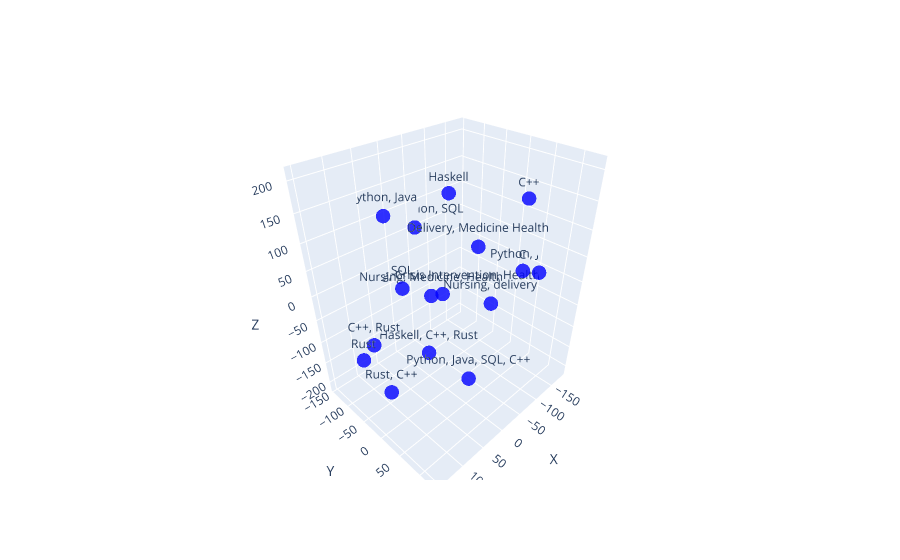

This figure's notebook cell:
### Code cell
fig = go.Figure(data=[go.Scatter3d(
    x=embeddings_3d[:, 0],
    y=embeddings_3d[:, 1],
    z=embeddings_3d[:, 2],
    mode='markers+text',
    text=sentences,
    textposition='top center',
    marker=dict(
        size=5,
        color='blue',
        opacity=0.8
    )
)])

fig.update_layout(scene=dict(
    xaxis_title='X',
    yaxis_title='Y',
    zaxis_title='Z'
))
fig.show()

### Figure 1 — Plotly figure (JSON) as saved in the notebook; plotly's stock layout.template omitted (floating-point values rounded to 4 significant figures)
{"data": [{"marker": {"color": "blue", "opacity": 0.8, "size": 5}, "mode": "markers+text", "text": ["Python, Java, SQL", "Python, Java", "SQL", "Java, Python, SQL", "Haskell, C++, Rust", "Nursing, Medicine, Health", "Nursing, Crisis Intervention, Health", "Nursing, delivery", "Delivery, Medicine Health", "Python, Java, SQL, C++", "C++, Rust", "Rust, C++", "C++", "C", "Rust", "Haskell"], "textposition": "top center", "type": "scatter3d", "x": [-182.8, 31.44, 114.9, -60.35, -19.26, 21.7, -52.3, -58.19, -81.85, 22.97, 83.57, 88.03, -93.69, -23.17, 149.7, 41.66], "y": [55.16, -113.7, 30.51, -145.6, -71.4, -14.32, -64.5, 47.07, -6.855, 74.63, -106.2, -59.94, 77.4, 128.3, -37.74, 46.68], "z": [-13.66, 115.9, 86.25, 49.98, -188.1, 3.09, -56.29, -22.55, 56.54, -122.8, -124.4, -210.5, 166.9, 96.59, -70.74, 207.2]}], "layout": {"scene": {"xaxis": {"title": {"text": "X"}}, "yaxis": {"title": {"text": "Y"}}, "zaxis": {"title": {"text": "Z"}}}}}
